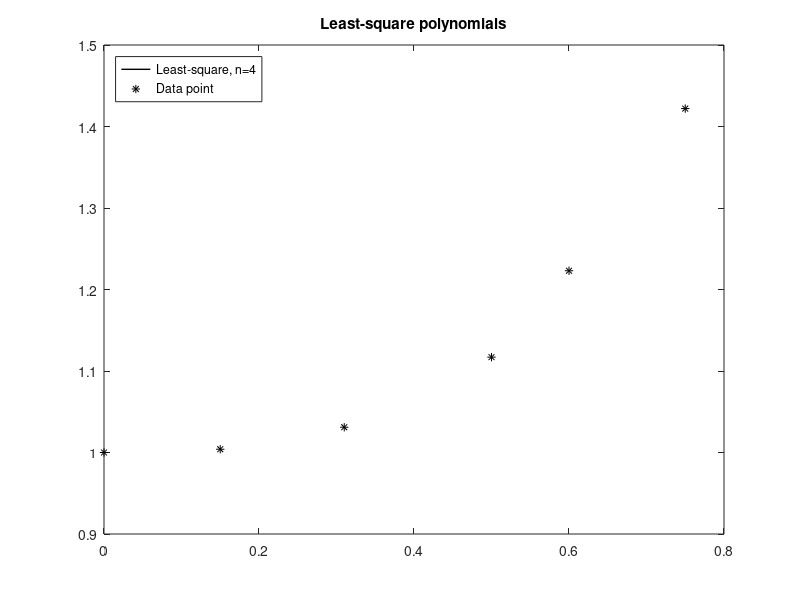

MATLAB code to generate this figure: (Note: this script raises an error after producing the figure.)
%%%%%%%%%%%%Question1
X1=[0.0 0.25 0.5 0.75 1.0];
Y1=[1.0 1.284 1.6487 2.117 2.7183];
P1=polyfit(X1,Y1,1)
P2=polyfit(X1,Y1,2)

%%%%%%%%%%%%%%%%Question2
n=1;
n=2;
n=3;
n=4;
X=[0 0.15 0.31 0.5 0.6 0.75];
Y=[1 1.004 1.031 1.117 1.223 1.422];
P=polyfit(X,Y,n);
F=polyval(P,X);
x=[0:0.0000001:0.75];
f=polyval(P,x);
 plot(x,f,'k','linewidth',1);
 hold on
 plot(X,Y,'*k')
title('Least-square polynomials')
s1 = sprintf('Least-square, n=%d',n);
legend(s1,'Data point','Location','northwest')
%xlim([0 0.75])
hold off 
sum((Y-F).*(Y-F))
P
%%%%%%%%%%%%%%%%%%Question 3
a=-pi;b=pi;m=4;n=3;
h = (b-a)/m/2; x = a:h:b; y = exp(x).*cos(2*x);
%%%%%%%%%%%%%%%%%%Question 4
a=-pi;b=pi;m=32;
y([1:16],1)=1;y([33:48],1)=1;y([17:32],1)=-1;y([49:64],1)=-1;
[A,B]=trifit(a,b,m,4,y)
[A,B]=trifit(a,b,m,8,y)
[A,B]=trifit(a,b,m,16,y)
[A,B]=trifit(a,b,m,32,y)

